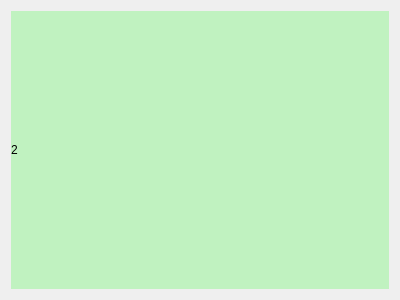
<?xml version="1.0" encoding="UTF-8"?>
<ui version="4.0">
 <class>SecondPageWidget</class>
 <widget class="QWidget" name="SecondPageWidget">
  <property name="geometry">
   <rect>
    <x>0</x>
    <y>0</y>
    <width>400</width>
    <height>300</height>
   </rect>
  </property>
  <property name="windowTitle">
   <string>Form</string>
  </property>
  <property name="styleSheet">
   <string notr="true"/>
  </property>
  <layout class="QVBoxLayout" name="verticalLayout">
   <item>
    <widget class="QLabel" name="label">
     <property name="styleSheet">
      <string notr="true">background-color: rgb(0, 255, 0,50);</string>
     </property>
     <property name="text">
      <string>2</string>
     </property>
    </widget>
   </item>
  </layout>
 </widget>
 <resources/>
 <connections/>
</ui>
